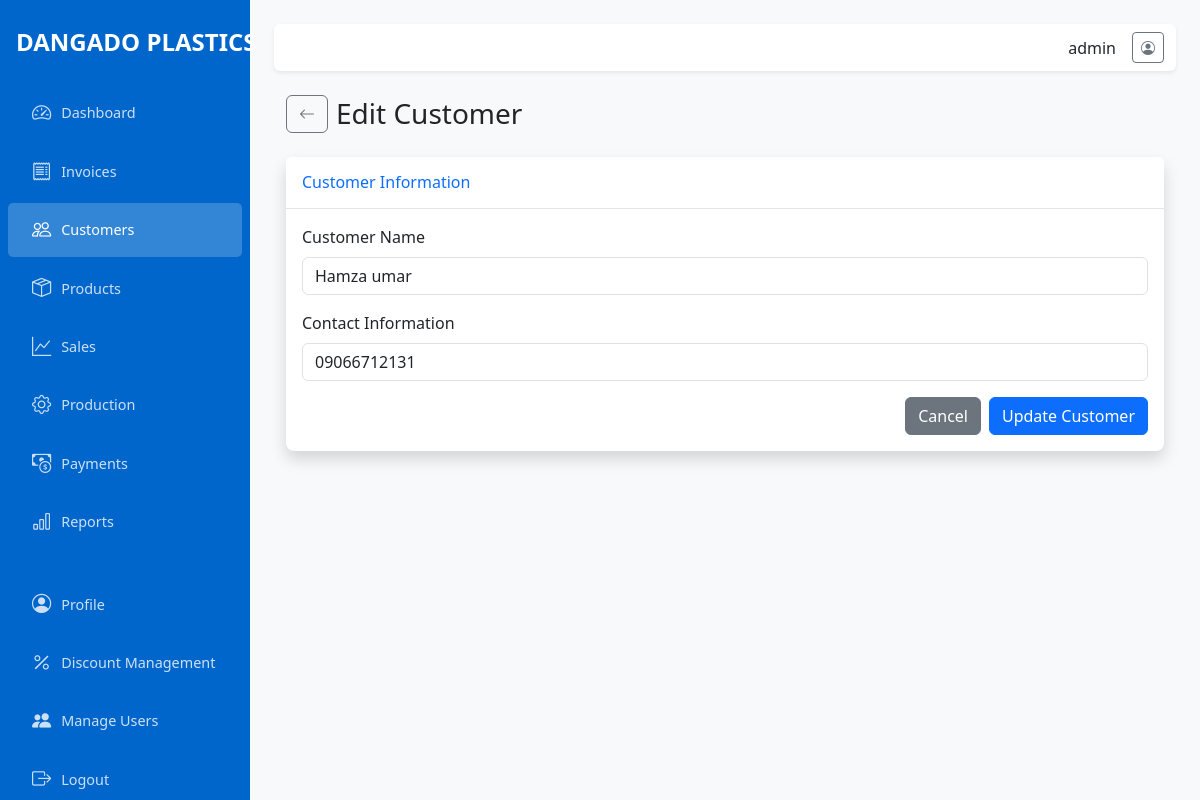
The app's page /customers/edit/1 (signed in) with its own data.
### app/models.py (models this page shows, shortened)
class User(UserMixin, db.Model):
    id = db.Column(db.Integer, primary_key=True)
    username = db.Column(db.String(64), unique=True, nullable=False)
    email = db.Column(db.String(120), unique=True, nullable=False)
    password_hash = db.Column(db.String(128), nullable=False)
    is_admin = db.Column(db.Boolean, default=False)
    created_at = db.Column(db.DateTime, default=datetime.utcnow)

class Customer(db.Model):
    id = db.Column(db.Integer, primary_key=True)
    name = db.Column(db.String(100), nullable=False)
    contact = db.Column(db.String(100))
    total_sales = db.Column(db.Float, default=0)
    created_at = db.Column(db.DateTime, default=datetime.utcnow)
    updated_at = db.Column(db.DateTime, default=datetime.utcnow, onupdate=datetime.utcnow)
    invoices = db.relationship('Invoice', backref='customer', lazy=True)
    sales = db.relationship('Sale', backref='customer', lazy=True)

### app/routes/customers.py (the view, shortened to what this page needs)
@customers.route('/customers/edit/<int:id>', methods=['GET', 'POST'])
@login_required
def edit(id):
    customer = Customer.query.get_or_404(id)
    return render_template('customers/edit.html', customer=customer)

### app/models.py (called while the page is built)
@login_manager.user_loader
def load_user(user_id):
    return User.query.get(int(user_id))

### app/templates/customers/edit.html (shortened to what this page needs)
{% extends 'layout.html' %}
{% block content %}
<div class="container-fluid">
    <div class="d-flex align-items-center mb-4">
        <a href="{{ url_for('customers.index') }}" class="btn btn-outline-secondary me-2">
            <i class="bi bi-arrow-left"></i>
        </a>
        <h1 class="h3 mb-0">Edit Customer</h1>
    </div>
    <div class="card shadow mb-4">
        <div class="card-header py-3">
            <h6 class="m-0 font-weight-bold text-primary">Customer Information</h6>
        </div>
        <div class="card-body">
            <form method="POST">
                <div class="mb-3">
                    <label for="name" class="form-label">Customer Name</label>
                    <input type="text" class="form-control" id="name" name="name" value="{{ customer.name }}" required>
                </div>
                <div class="mb-3">
                    <label for="contact" class="form-label">Contact Information</label>
                    <input type="text" class="form-control" id="contact" name="contact" value="{{ customer.contact }}" placeholder="Phone number, email, etc.">
                </div>
                <div class="d-grid gap-2 d-md-flex justify-content-md-end">
                    <a href="{{ url_for('customers.index') }}" class="btn btn-secondary">Cancel</a>
                    <button type="submit" class="btn btn-primary">Update Customer</button>
                </div>
            </form>
        </div>
    </div>
</div>
{% endblock %}

### app/templates/layout.html (shortened to what this page needs)
<!DOCTYPE html>
<html lang="en">
<head>
    <link href="https://cdn.jsdelivr.net/npm/bootstrap@5.3.0-alpha1/dist/css/bootstrap.min.css" rel="stylesheet">
    <link href="https://cdn.jsdelivr.net/npm/bootstrap-icons@1.11.0/font/bootstrap-icons.css" rel="stylesheet">
</head>
<body>
    <div class="wrapper">
        <nav id="sidebar" class="sidebar">
            <div class="sidebar-header">
                <div class="navbar-brand">DANGADO PLASTICS</div>
            </div>
            <ul class="nav flex-column">
                <li class="nav-item">
                    <a href="{{ url_for('dashboard.index') }}" class="nav-link {% if request.endpoint == 'dashboard.index' %}active{% endif %}">
                        <i class="bi bi-speedometer2"></i> Dashboard
                    </a>
                </li>
                <li class="nav-item">
                    <a href="{{ url_for('invoices.index') }}" class="nav-link {% if 'invoices' in request.endpoint %}active{% endif %}">
                        <i class="bi bi-receipt"></i> Invoices
                    </a>
                </li>
                <li class="nav-item">
                    <a href="{{ url_for('customers.index') }}" class="nav-link {% if 'customers' in request.endpoint %}active{% endif %}">
                        <i class="bi bi-people"></i> Customers
                    </a>
                </li>
                <li class="nav-item">
                    <a href="{{ url_for('products.index') }}" class="nav-link {% if 'products' in request.endpoint %}active{% endif %}">
                        <i class="bi bi-box-seam"></i> Products
                    </a>
                </li>
                <li class="nav-item">
                    <a href="{{ url_for('sales.index') }}" class="nav-link {% if 'sales' in request.endpoint %}active{% endif %}">
                        <i class="bi bi-graph-up"></i> Sales
                    </a>
                </li>
                <li class="nav-item">
                    <a href="{{ url_for('production.index') }}" class="nav-link {% if 'production' in request.endpoint %}active{% endif %}">
                        <i class="bi bi-gear"></i> Production
                    </a>
                </li>
                <li class="nav-item">
                    <a href="{{ url_for('payments.index') }}" class="nav-link {% if 'payments' in request.endpoint %}active{% endif %}">
                        <i class="bi bi-cash-coin"></i> Payments
                    </a>
                </li>
                <li class="nav-item">
                    <a href="{{ url_for('reports.index') }}" class="nav-link {% if 'reports' in request.endpoint %}active{% endif %}">
                        <i class="bi bi-bar-chart"></i> Reports
                    </a>
                </li>
                <li class="nav-item mt-4">
                    <a href="{{ url_for('auth.profile') }}" class="nav-link {% if request.endpoint == 'auth.profile' %}active{% endif %}">
                        <i class="bi bi-person-circle"></i> Profile
                    </a>
                </li>
                {% if current_user.is_admin %}
                <li class="nav-item">
                    <a href="{{ url_for('discounts.index') }}" class="nav-link {% if 'discounts' in request.endpoint %}active{% endif %}">
                        <i class="bi bi-percent"></i> Discount Management
                    </a>
                </li>
                {% endif %}
                {% if current_user.is_admin %}
                <li class="nav-item">
                    <a href="{{ url_for('auth.user_list') }}" class="nav-link {% if request.endpoint == 'auth.user_list' %}active{% endif %}">
                        <i class="bi bi-people-fill"></i> Manage Users
                    </a>
                </li>
                {% endif %}
                <li class="nav-item">
                    <a href="{{ url_for('auth.logout') }}" class="nav-link">
                        <i class="bi bi-box-arrow-right"></i> Logout
                    </a>
                </li>
            </ul>
        </nav>
        <div class="main-content">
            <nav class="navbar navbar-expand-lg navbar-light bg-white shadow-sm mb-4 rounded">
                <div class="container-fluid">
                    <div class="ms-auto d-flex align-items-center">
                        <div class="me-3">
                            {{ current_user.username }}
                        </div>
                        <a href="{{ url_for('auth.profile') }}" class="btn btn-outline-secondary btn-sm">
                            <i class="bi bi-person-circle"></i>
                        </a>
                    </div>
                </div>
            </nav>
            {% block content %}{% endblock %}
        </div>
    </div>
</body>
</html>

### app/templates/layout.html (style rules this page uses)
:root { --primary-color: #0066cc; --secondary-color: #f8f9fa; --sidebar-width: 250px; }
body { font-family: 'Segoe UI', Arial, sans-serif; background-color: #f8f9fa; }
.sidebar { min-width: var(--sidebar-width); width: var(--sidebar-width); background-color: var(--primary-color); min-height: 100vh; position: fixed; transition: all 0.3s; z-index: 999; }
.sidebar .navbar-brand { color: white; padding: 1.5rem 1rem; font-size: 1.5rem; font-weight: bold; }
.sidebar .nav-link { color: rgba(255, 255, 255, 0.8); padding: 0.8rem 1.5rem; font-size: 0.9rem; display: flex; align-items: center; border-radius: 5px; margin: 2px 8px; }
.sidebar .nav-link.active { color: white; background-color: rgba(255, 255, 255, 0.2); }
.sidebar .nav-link i { margin-right: 10px; font-size: 1.2rem; }
.main-content { margin-left: var(--sidebar-width); padding: 1.5rem; transition: all 0.3s; }
.card { border: none; border-radius: 0.5rem; box-shadow: 0 0.125rem 0.25rem rgba(0, 0, 0, 0.075); margin-bottom: 1.5rem; }
.card-header { background-color: white; border-bottom: 1px solid rgba(0, 0, 0, 0.1); padding: 1rem; font-weight: 600; }

### records on screen
User: username "admin"
Customer: name "Hamza umar", contact "09066712131"
